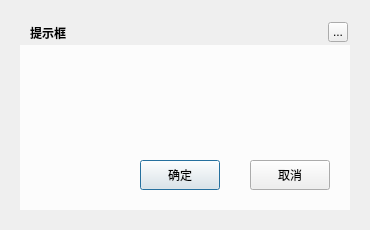
<?xml version="1.0" encoding="UTF-8"?>
<ui version="4.0">
 <class>MusicMessageBox</class>
 <widget class="QDialog" name="MusicMessageBox">
  <property name="geometry">
   <rect>
    <x>0</x>
    <y>0</y>
    <width>370</width>
    <height>230</height>
   </rect>
  </property>
  <property name="windowTitle">
   <string>提示框</string>
  </property>
  <property name="styleSheet">
   <string notr="true"/>
  </property>
  <widget class="QLabel" name="background">
   <property name="geometry">
    <rect>
     <x>20</x>
     <y>20</y>
     <width>330</width>
     <height>190</height>
    </rect>
   </property>
   <property name="styleSheet">
    <string notr="true"/>
   </property>
   <property name="text">
    <string/>
   </property>
  </widget>
  <widget class="QLabel" name="topTitleName">
   <property name="geometry">
    <rect>
     <x>30</x>
     <y>20</y>
     <width>221</width>
     <height>25</height>
    </rect>
   </property>
   <property name="styleSheet">
    <string notr="true">color:&quot;#FFFFFF&quot;;font-weight:bold</string>
   </property>
   <property name="text">
    <string>提示框</string>
   </property>
  </widget>
  <widget class="QToolButton" name="topTitleCloseButton">
   <property name="geometry">
    <rect>
     <x>328</x>
     <y>22</y>
     <width>20</width>
     <height>20</height>
    </rect>
   </property>
   <property name="text">
    <string>...</string>
   </property>
  </widget>
  <widget class="QWidget" name="backgroundMask" native="true">
   <property name="geometry">
    <rect>
     <x>20</x>
     <y>45</y>
     <width>330</width>
     <height>165</height>
    </rect>
   </property>
   <property name="styleSheet">
    <string notr="true">background:rgba(255,255,255,200)</string>
   </property>
  </widget>
  <widget class="QPushButton" name="confirmButton">
   <property name="geometry">
    <rect>
     <x>140</x>
     <y>160</y>
     <width>80</width>
     <height>30</height>
    </rect>
   </property>
   <property name="text">
    <string>确定</string>
   </property>
  </widget>
  <widget class="QPushButton" name="cancelButton">
   <property name="geometry">
    <rect>
     <x>250</x>
     <y>160</y>
     <width>80</width>
     <height>30</height>
    </rect>
   </property>
   <property name="text">
    <string>取消</string>
   </property>
  </widget>
  <widget class="QLabel" name="textLabel">
   <property name="geometry">
    <rect>
     <x>65</x>
     <y>55</y>
     <width>240</width>
     <height>95</height>
    </rect>
   </property>
   <property name="styleSheet">
    <string notr="true">font-size:14px;font-weight:bold;</string>
   </property>
   <property name="alignment">
    <set>Qt::AlignCenter</set>
   </property>
   <property name="wordWrap">
    <bool>true</bool>
   </property>
  </widget>
  <widget class="QLabel" name="iconLabel">
   <property name="geometry">
    <rect>
     <x>20</x>
     <y>55</y>
     <width>100</width>
     <height>100</height>
    </rect>
   </property>
   <property name="pixmap">
    <pixmap resource="../../../TTKQrc/MusicUpdate.qrc">:/share/lb_warning</pixmap>
   </property>
  </widget>
  <zorder>background</zorder>
  <zorder>backgroundMask</zorder>
  <zorder>confirmButton</zorder>
  <zorder>cancelButton</zorder>
  <zorder>topTitleName</zorder>
  <zorder>topTitleCloseButton</zorder>
  <zorder>iconLabel</zorder>
  <zorder>textLabel</zorder>
 </widget>
 <resources>
  <include location="../../../TTKQrc/MusicUpdate.qrc"/>
 </resources>
 <connections/>
</ui>
